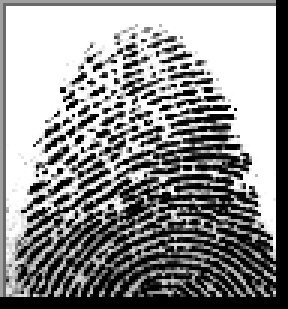
#> input picture blood_group_prediction/dataset/A/cluster_0_1075.BMP, 96 x 103 px (shown 3 times larger); its folder holds only this picture in this run
$ python preprocess.py
#> lines starting #> are read from the running program, lines starting #| are printed output that depends on the picture
import cv2
import os
import numpy as np

# Define dataset path
dataset_path = "dataset/"
categories = ["A", "B", "AB", "O"]  # Blood groups
image_size = (128, 128)  # Standard size for all images

X = []  # Images data
Y = []  # Labels

for category in categories:
    folder_path = os.path.join(dataset_path, category)

    if not os.path.exists(folder_path):
        print(f"Warning: Folder {folder_path} not found, skipping...")
        continue

    for filename in os.listdir(folder_path):
        image_path = os.path.join(folder_path, filename)

        # Load and preprocess the image
        image = cv2.imread(image_path, cv2.IMREAD_GRAYSCALE)
#> image is the input picture: shape (103, 96); min 0, max 255, mean 143.4

        if image is not None:
            resized_image = cv2.resize(image, image_size)  # Resize
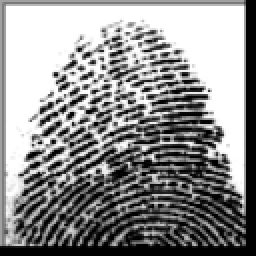
#> resized_image: shape (128, 128) (shown 2 times larger); min 0, max 255, mean 143.4
            normalized_image = resized_image / 255.0  # Normalize
#> pass 3 of the loop `for category in categories:`:
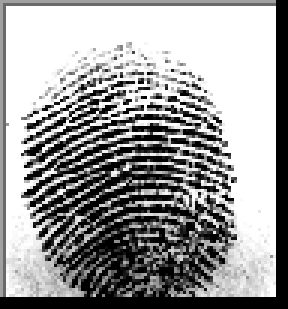
#> input picture blood_group_prediction/dataset/AB/cluster_4_103.BMP, 96 x 103 px (shown 3 times larger)
#> image is the input picture: shape (103, 96); min 0, max 255, mean 155.5
#> `resized_image = cv2.resize(image, image_size)`:
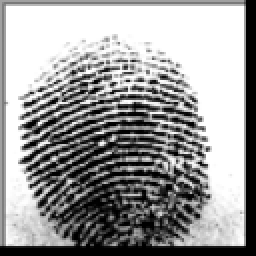
#> resized_image: shape (128, 128) (shown 2 times larger); min 0, max 255, mean 155.4
#> the loop made 4 passes; the first 3 are shown
            X.append(normalized_image)  # Add to dataset
            Y.append(categories.index(category))  # Label (0=A, 1=B, 2=AB, 3=O)

# Convert lists to NumPy arrays
X = np.array(X)
Y = np.array(Y)

# Save as NumPy files for training
np.save("X.npy", X)
np.save("Y.npy", Y)

print("✅ Dataset preprocessing complete!")
print(f"Total Images Processed: {len(X)}")
